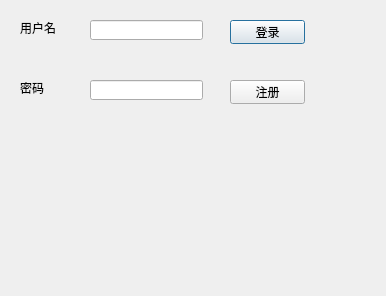
<?xml version="1.0" encoding="UTF-8"?>
<ui version="4.0">
 <class>LoginDialog</class>
 <widget class="QDialog" name="LoginDialog">
  <property name="geometry">
   <rect>
    <x>0</x>
    <y>0</y>
    <width>386</width>
    <height>296</height>
   </rect>
  </property>
  <property name="windowTitle">
   <string>Dialog</string>
  </property>
  <widget class="QLabel" name="usernameLabel">
   <property name="geometry">
    <rect>
     <x>20</x>
     <y>20</y>
     <width>54</width>
     <height>16</height>
    </rect>
   </property>
   <property name="text">
    <string>用户名</string>
   </property>
  </widget>
  <widget class="QLabel" name="passwordLabel">
   <property name="geometry">
    <rect>
     <x>20</x>
     <y>80</y>
     <width>54</width>
     <height>16</height>
    </rect>
   </property>
   <property name="text">
    <string>密码</string>
   </property>
  </widget>
  <widget class="QLineEdit" name="usernameLineEdit">
   <property name="geometry">
    <rect>
     <x>90</x>
     <y>20</y>
     <width>113</width>
     <height>20</height>
    </rect>
   </property>
  </widget>
  <widget class="QLineEdit" name="passwordLineEdit">
   <property name="geometry">
    <rect>
     <x>90</x>
     <y>80</y>
     <width>113</width>
     <height>20</height>
    </rect>
   </property>
  </widget>
  <widget class="QPushButton" name="loginButton">
   <property name="geometry">
    <rect>
     <x>230</x>
     <y>20</y>
     <width>75</width>
     <height>24</height>
    </rect>
   </property>
   <property name="text">
    <string>登录</string>
   </property>
  </widget>
  <widget class="QPushButton" name="registerButton">
   <property name="geometry">
    <rect>
     <x>230</x>
     <y>80</y>
     <width>75</width>
     <height>24</height>
    </rect>
   </property>
   <property name="text">
    <string>注册</string>
   </property>
  </widget>
 </widget>
 <resources/>
 <connections/>
</ui>
